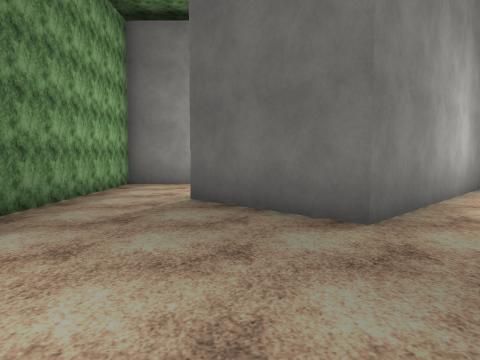
View 1 (above)

16 first-person views from a walk through a scene from a Unity 3-D project. The camera is 1.4 m above the floor, tilts 4° down and sees 70° across. The floor is counted in squares, 2 m on a side. Each view is taken from the middle of a square. On the plan, view 1 faces up. The plan holds only what a view shows up to about 11 squares ahead; the rest is blank. The place goes on beyond the plan. The player character is not drawn. Surface patterns are stand-ins for the level's own textures.

View 2
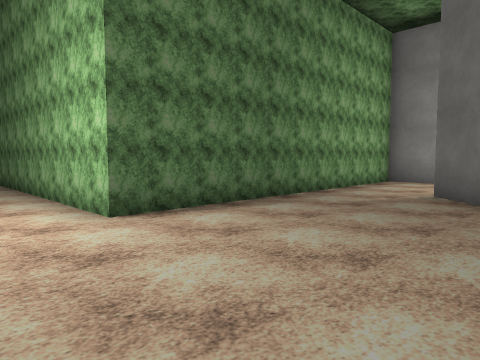

View 3
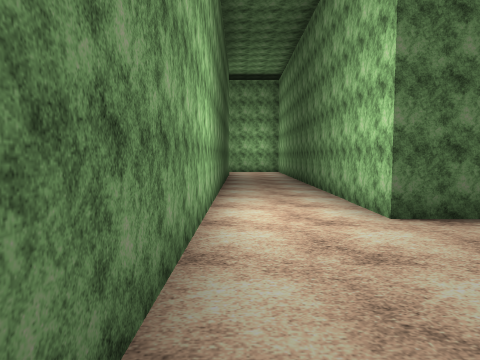

View 4
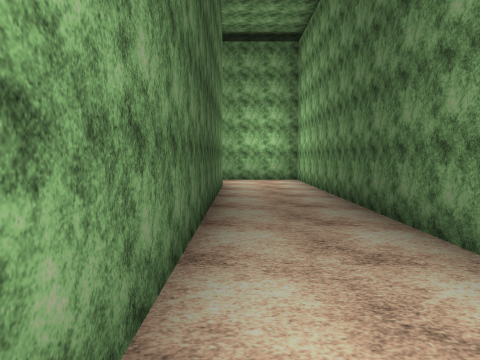

View 5
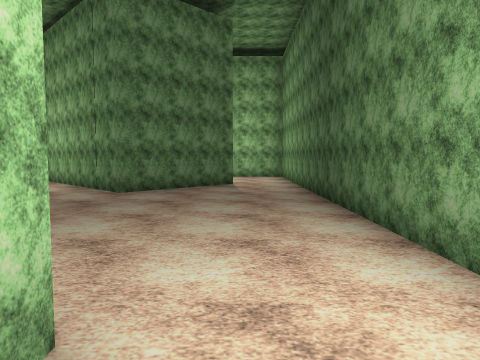

View 6
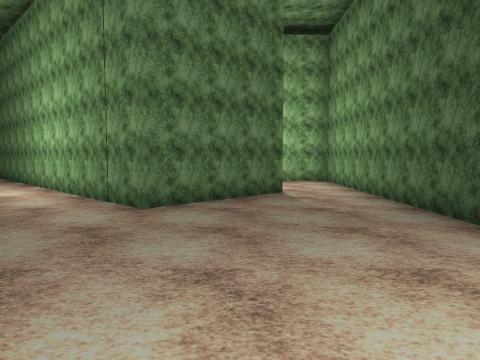

View 7
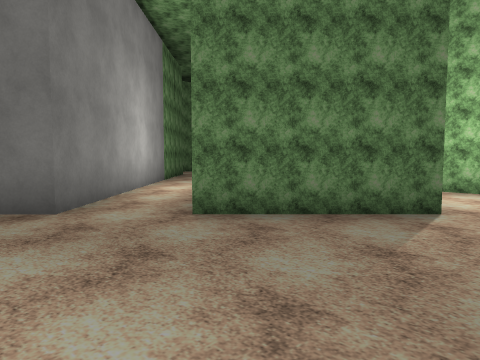

View 8
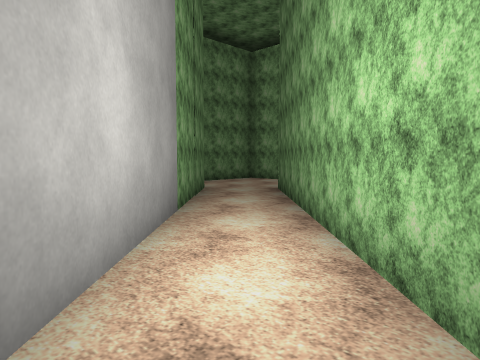

View 9
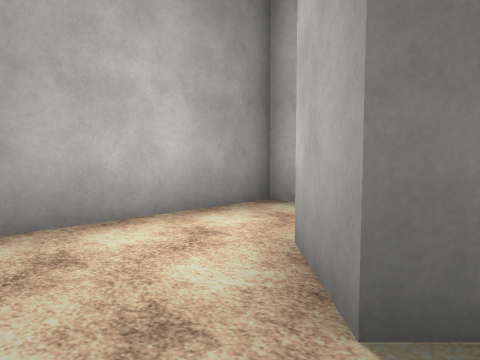

View 10
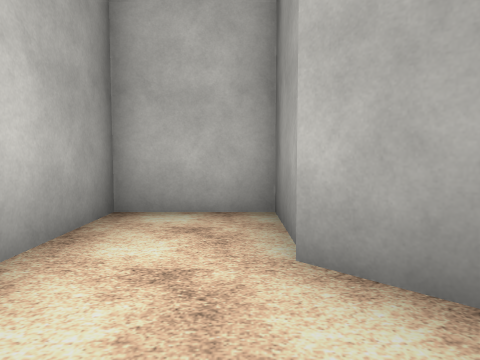

View 11
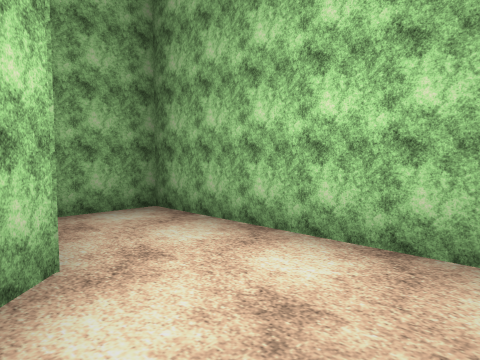

View 12
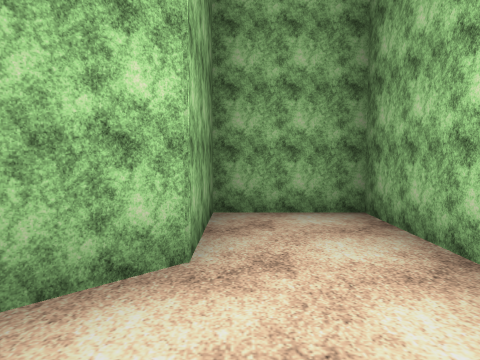

View 13
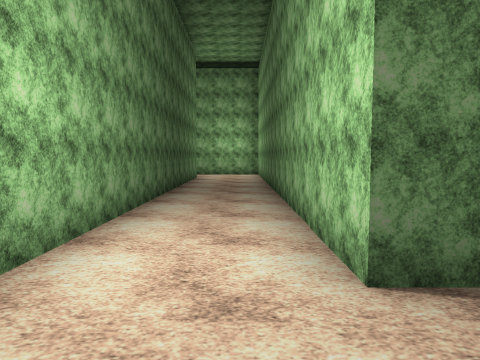

View 14
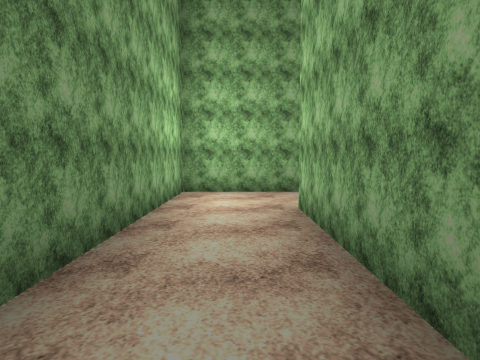

View 15
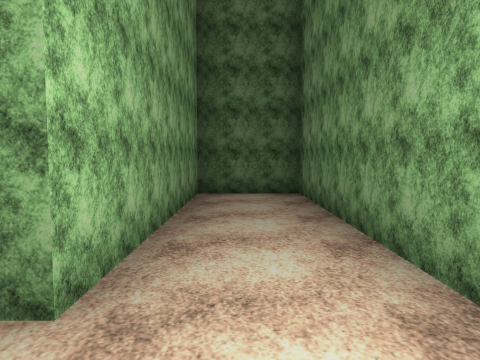

View 16
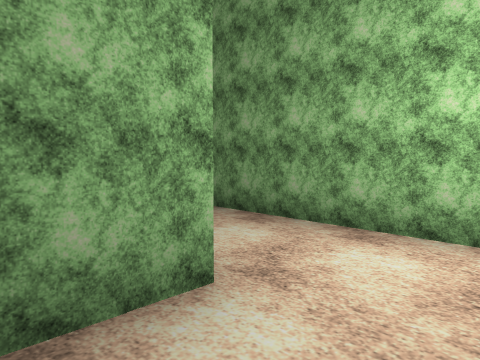

### Floor plan
Points are (right, up) in squares from view 1. A wall is a line through its corners. A room is listed if a view was taken in it or the views show most of it. See-through windows are left out.
Room 1 (views 1, 2, 3, 4, 5, 6, 7, 9, 10, 11, 12, 13, 14, 15, 16)
walls: (1.3, 3.5) (-0.8, 5.6) (0.3, 6.7); (0.6, 6.6) (2.3, 6.6) (2.3, 8.6) (-2.8, 8.6) (-2.8, 0.7) (-14.1, 0.7) (-14.1, -6.4) (-12.2, -6.4) (-12.2, -1.4) (7.6, -1.4) (7.6, 3.2) (5.7, 3.2) (5.7, 1.2) (4.9, 0.5); (4.7, 0.1) (2.5, 2.3)
ways out: opening at (2, 3) to room 2
Room 2 (view 8)
walls: (2.9, 5.1) (1.3, 3.5); (2.5, 2.3) (4.4, 4.2)
ways out: opening at (2, 3) to room 1; opening at (4, 5) to room 4
Room 3 (no view inside)
walls: (7.1, 9.2) (5, 7.1); (6.4, 6.2) (8.8, 8.6)
ways out: opening at (6, 7) to room 4; opening at (8, 9)
Room 4 (no view inside)
walls: (5, 7.1) (2.9, 5.1); (4.4, 4.2) (6.4, 6.2)
ways out: opening at (4, 5) to room 2; opening at (6, 7) to room 3

Where each view was taken, in squares from view 1:
view 1: 0 up, 0 right, facing up
view 2: 1 down, 1 right, facing up-left
view 3: 1 down, 1 right, facing left
view 4: 1 down, 4 left, facing left
view 5: 0 up, 4 left, facing right
view 6: 1 up, 2 left, facing right
view 7: 1 down, 0 right, facing up-right
view 8: 4 up, 3 right, facing up-right
view 9: 5 up, 2 left, facing up-right
view 10: 7 up, 2 left, facing right
view 11: 1 down, 5 right, facing up-right
view 12: 1 down, 6 right, facing up
view 13: 0 up, 1 left, facing left
view 14: 6 down, 13 left, facing up
view 15: 0 up, 13 left, facing down
view 16: 0 up, 11 left, facing down-left
